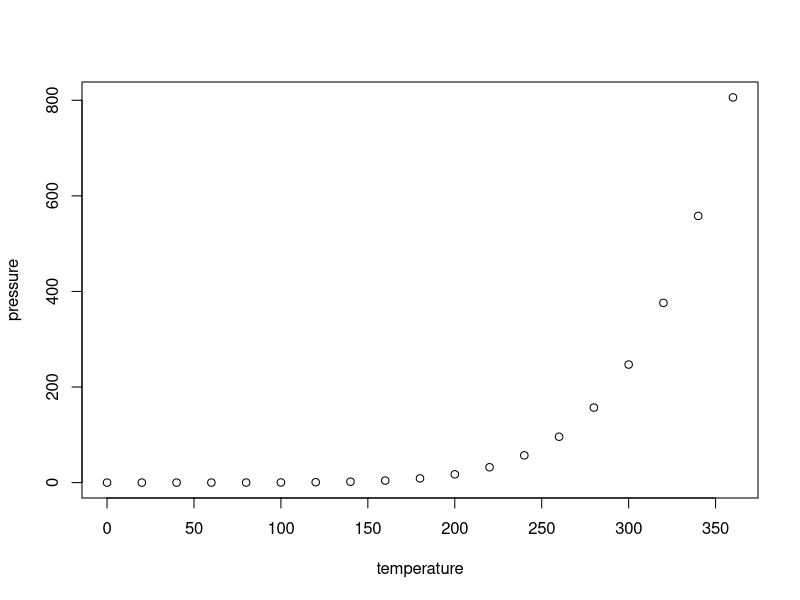
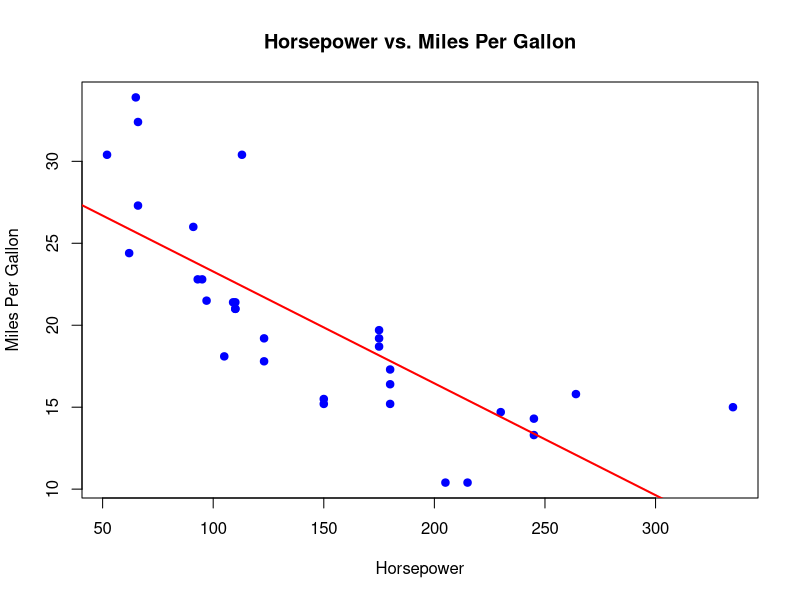

Write R code to recreate these figures, in order.
## ---- chunk 1
knitr::opts_chunk$set(echo = TRUE)
## ---- chunk 2
summary(cars)
## ---- chunk 3
plot(pressure)
## ---- chunk 4
# Load the built-in dataset
data(mtcars)

# Display the first six rows
head(mtcars)

# Display summary statistics
summary(mtcars)
## ---- chunk 5
# Create a scatterplot
plot(mtcars$hp, mtcars$mpg,
     main = "Horsepower vs. Miles Per Gallon",
     xlab = "Horsepower",
     ylab = "Miles Per Gallon",
     col = "blue",
     pch = 19)

# Add a trend line
abline(lm(mpg ~ hp, data = mtcars), col = "red", lwd = 2)
